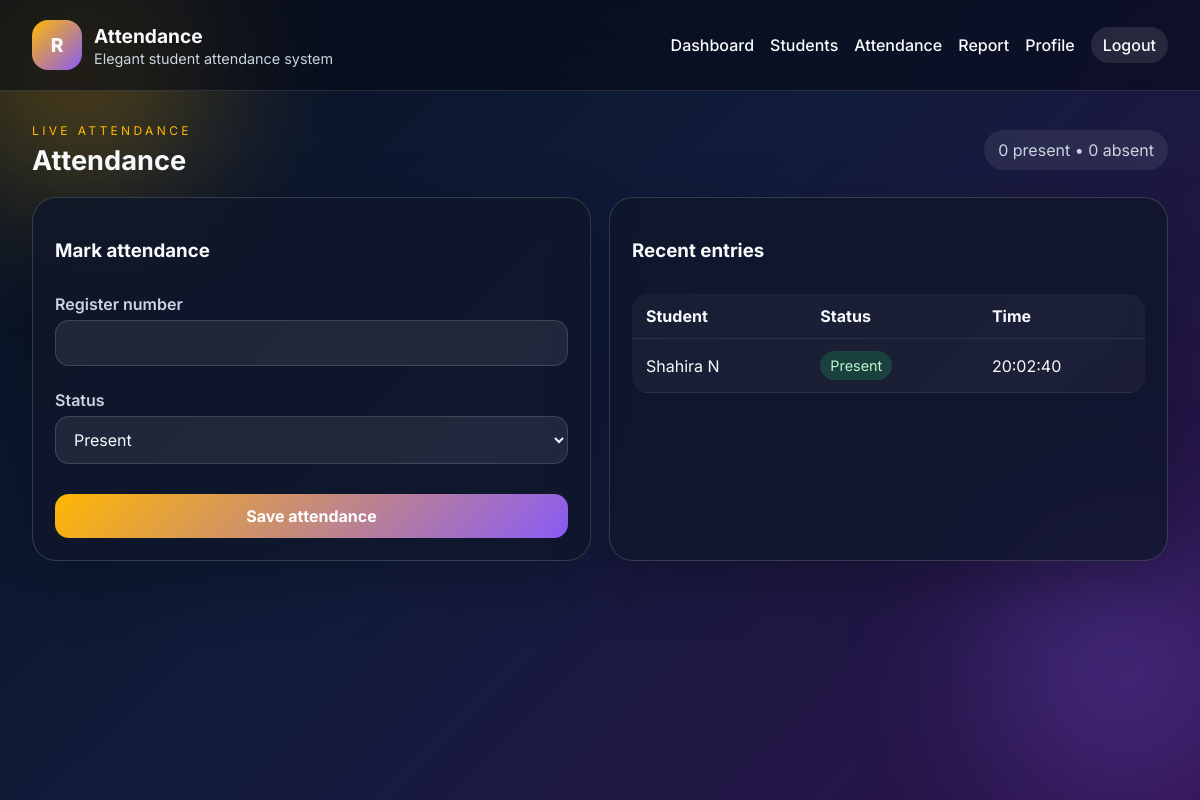
/attendance (signed in), run on an earlier commit of the app's database.
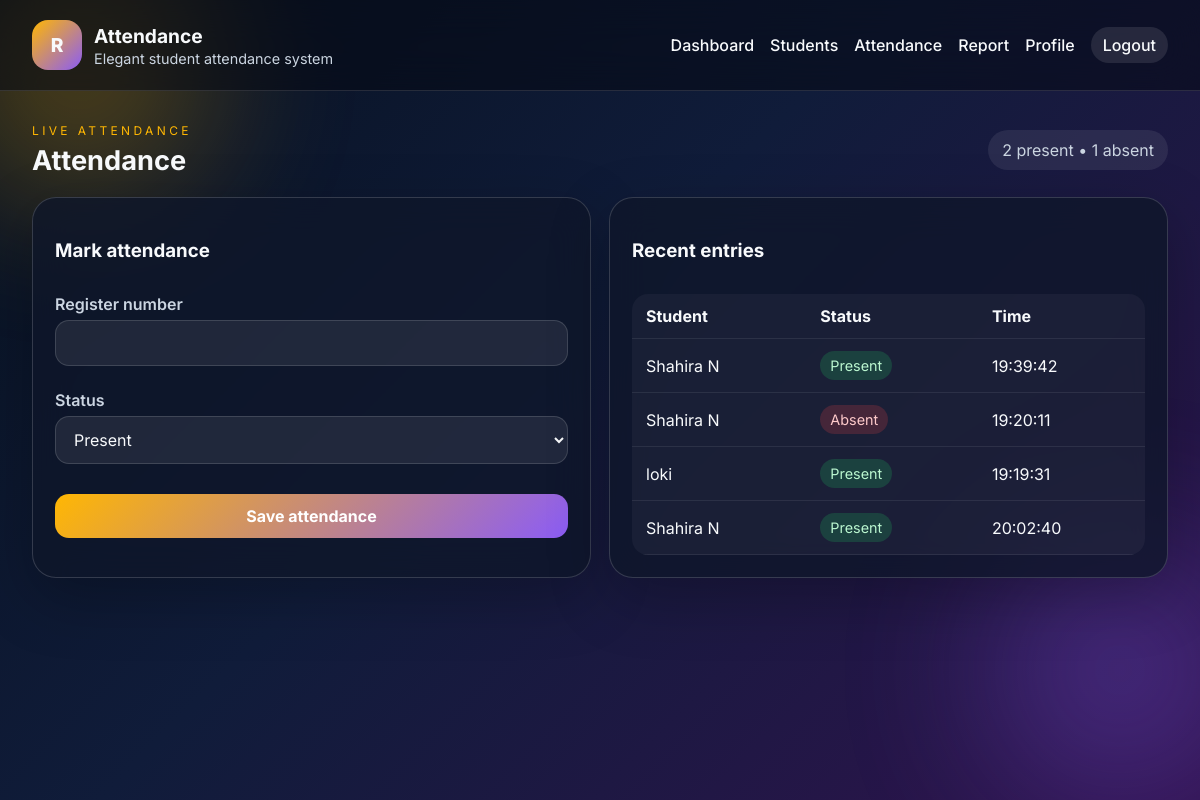
And on a later commit of the database.
### tables this page shows
CREATE TABLE attendance (
            id INTEGER PRIMARY KEY AUTOINCREMENT,
            student_id INTEGER NOT NULL,
            attendance_date TEXT NOT NULL,
            status TEXT NOT NULL,
            marked_at TEXT NOT NULL,
            FOREIGN KEY (student_id) REFERENCES students (id)
        );

CREATE TABLE students (
            id INTEGER PRIMARY KEY AUTOINCREMENT,
            full_name TEXT NOT NULL,
            register_number TEXT NOT NULL UNIQUE,
            created_at TEXT NOT NULL DEFAULT CURRENT_TIMESTAMP
        );

### app.py (the view, shortened to what this page needs)
@app.route('/attendance', methods=['GET', 'POST'])
@login_required
def attendance():
    stats = get_today_stats()
    records = get_attendance_records(limit=10)
    return render_template('attendance.html', stats=stats, records=records)

### attendance.py (called while the page is built)
def get_today_stats():
    conn = get_db_connection()
    today = datetime.now().strftime('%Y-%m-%d')
    present = conn.execute(
        'SELECT COUNT(*) as count FROM attendance WHERE attendance_date = ? AND status = ?',
        (today, 'present'),
    ).fetchone()[0]
    absent = conn.execute(
        'SELECT COUNT(*) as count FROM attendance WHERE attendance_date = ? AND status = ?',
        (today, 'absent'),
    ).fetchone()[0]
    total_students = conn.execute('SELECT COUNT(*) as count FROM students').fetchone()[0]
    conn.close()
    return {'present': present, 'absent': absent, 'total_students': total_students}

def get_attendance_records(limit=20):
    conn = get_db_connection()
    rows = conn.execute(
        '''
        SELECT a.id, a.attendance_date, a.status, a.marked_at, s.full_name, s.register_number
        FROM attendance a
        JOIN students s ON s.id = a.student_id
        ORDER BY a.id DESC
        LIMIT ?
        ''',
        (limit,),
    ).fetchall()
    conn.close()
    return [dict(row) for row in rows]

### models.py (called while the page is built)
def get_db_connection():
    conn = sqlite3.connect(Config.DATABASE_PATH)
    conn.row_factory = sqlite3.Row
    return conn

### templates/attendance.html (shortened to what this page needs)
{% extends 'base.html' %}
{% block content %}
<div class="page-head">
    <div>
        <p class="eyebrow">Live attendance</p>
        <h2>Attendance</h2>
    </div>
    <div class="today-pill">{{ stats.present }} present • {{ stats.absent }} absent</div>
</div>
<div class="grid-two">
    <section class="panel">
        <div class="panel-head">
            <h3>Mark attendance</h3>
        </div>
        <form method="post" class="form-stack">
            <label>Register number
                <input type="text" name="register_number" required>
            </label>
            <label>Status
                <select name="status" required>
                    <option value="present">Present</option>
                </select>
            </label>
            <button type="submit">Save attendance</button>
        </form>
    </section>
    <section class="panel">
        <div class="panel-head">
            <h3>Recent entries</h3>
        </div>
        <div class="table-card">
            <table>
                <thead>
                    <tr>
                        <th>Student</th>
                        <th>Status</th>
                        <th>Time</th>
                    </tr>
                </thead>
                <tbody>
                    {% for item in records %}
                    <tr>
                        <td>{{ item.full_name }}</td>
                        <td><span class="status {{ item.status }}">{{ item.status }}</span></td>
                        <td>{{ item.marked_at }}</td>
                    </tr>
                    {% else %}
                    <tr><td colspan="3">No attendance entries yet.</td></tr>
                    {% endfor %}
                </tbody>
            </table>
        </div>
    </section>
</div>
{% endblock %}

What changed in the data, as far as the page shows it:
added attendance: full_name "Shahira N", status "Present", marked_at "19:39:42"
added attendance: full_name "Shahira N", status "Absent", marked_at "19:20:11"
added attendance: full_name "loki", status "Present", marked_at "19:19:31"
Also different on the page:
{{ stats.present }}: "0" → "2"
{{ stats.absent }}: "0" → "1"
